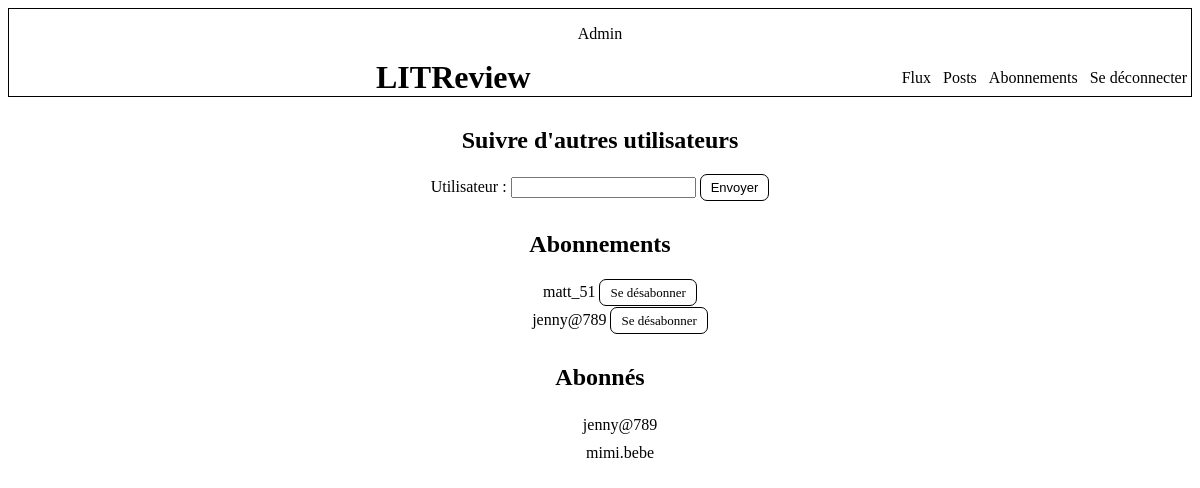
Page /abonnements/ (signed in) on the committed database.
### connexion/models.py (models this page shows)
class User(AbstractUser):
    abonnement = models.ManyToManyField("self", through="Abonnement",
                                        symmetrical=False)

class Abonnement(models.Model):
    user = models.ForeignKey(to=settings.AUTH_USER_MODEL,
                             on_delete=models.CASCADE,
                             related_name="qui_suit")
    user_suivi = models.ForeignKey(to=settings.AUTH_USER_MODEL,
                                   on_delete=models.CASCADE,
                                   related_name="suivi_par")
    class Meta:
        unique_together = ("user", "user_suivi")

### blog/views.py (the view, shortened to what this page needs)
# urls.py: path("abonnements/", blog.views.suivre_user, name="abonnements"),
@login_required
def suivre_user(request):
    form = forms.AbonnementForm()
    connecte = request.user
    abonnements = models.Abonnement.objects.all()
    abonnes = connecte.suivi_par.all()
    context = {"form": form, "abonnements": abonnements, "abonnés": abonnes}
    return render(request, "abonnements.html", context=context)

### blog/forms.py
class AbonnementForm(forms.Form):
    utilisateur = forms.CharField(max_length=150)

### blog/templates/abonnements.html (shortened to what this page needs)
{% extends "base.html" %}
{% block content %}
<div id="page_abonnements">
    <section id="suivre_user">
        <h2>Suivre d'autres utilisateurs</h2>
        <form method="post" novalidate>
            {{ form }}
            <button class="bouton" type="submit">Envoyer</button>
        </form>
    </section>
    <section id="abonnements">
        <h2>Abonnements</h2>
        <ul>
            {% if abonnements %}
                {% for abonnement in abonnements %}
                    {% if user == abonnement.user %}
                        <li>
                            {{ abonnement.user_suivi.username }}
                            <a class="bouton"
                               href="{% url 'désabonnement' abonnement.id %}">
                                Se désabonner</a>
                        </li>
                    {% endif %}
                {% endfor %}
            {% else %}
                <li>vous n'êtes abonné à personne</li>
            {% endif %}
        </ul>
    </section>
    <section id="abonnes">
        <h2>Abonnés</h2>
        <ul>
            {% if abonnés %}
                {% for abonné in abonnés %}
                    <li>
                        {{ abonné.user.username }}
                    </li>
                {% endfor %}
            {% else %}
                <li>personne ne s'est abonné à vous pour le moment</li>
            {% endif %}
        </ul>
    </section>
</div>
{% endblock content %}

### LITReview/templates/base.html (shortened to what this page needs)
<!DOCTYPE html>
{% load static %}
<html lang="fr">
<head>
    <link rel="stylesheet" href="{% static 'styles.css' %}">
</head>
<body>
    <header>
        <p>{{ user }}</p>
        <h1>LITReview</h1>
        {% if user.is_authenticated %}
            <nav>
                <a href="{% url 'flux' %}">Flux</a>
                <a href="#">Posts</a>
                <a href="{% url 'abonnements' %}">Abonnements</a>
                <a href="{% url 'deconnexion' %}">Se déconnecter</a>
            </nav>
        {% endif %}
    </header>
    {% block content %}
    {% endblock content %}
</body>
</html>

### LITReview/static/styles.css (style rules this page uses)
* { font-family: "Arial", "Georgia", "sans-serif" box-sizing: border-box; }
header { border: 1px black solid; text-align : center; }
header h1 { display: inline-block; margin: 0 }
header nav { display: inline-block; float: right; padding-top: 10px; padding-bottom: 10px; }
header nav a { text-decoration: none; color: black; margin: 4px; }
.bouton { color: black; text-decoration: none; font-size: small; background-color: white; border: 1px black solid; border-radius: 7px; padding: 5px 10px 5px 10px; }
#formulaire_inscription h1, #page_abonnements, #page_désabonnement { text-align: center; }
#suivre_user, #abonnements, #abonnes { margin-top: 30px; }
#abonnements ul, #abonnes ul { list-style-type: none; }
#abonnements li, #abonnes li { padding: 5px; }

### rows in the picture
User: username "Admin"
Abonnement: user_suivi.username "matt_51"
Abonnement: user_suivi.username "jenny@789"
Abonnement: user.username "jenny@789"
Abonnement: user.username "mimi.bebe"
